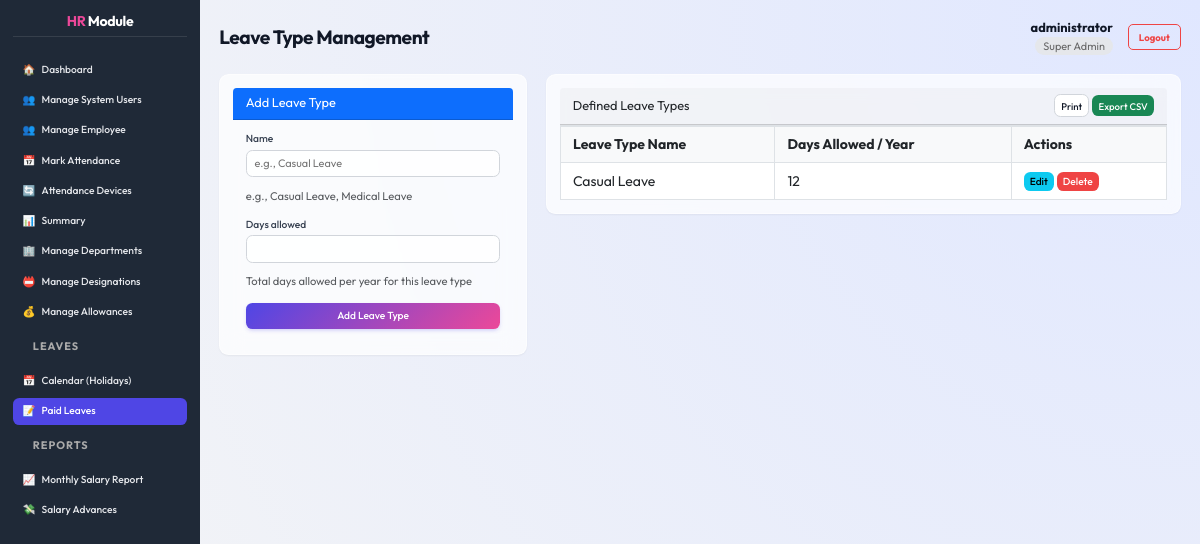
The app's page /leaves/list/ (signed in), older data.
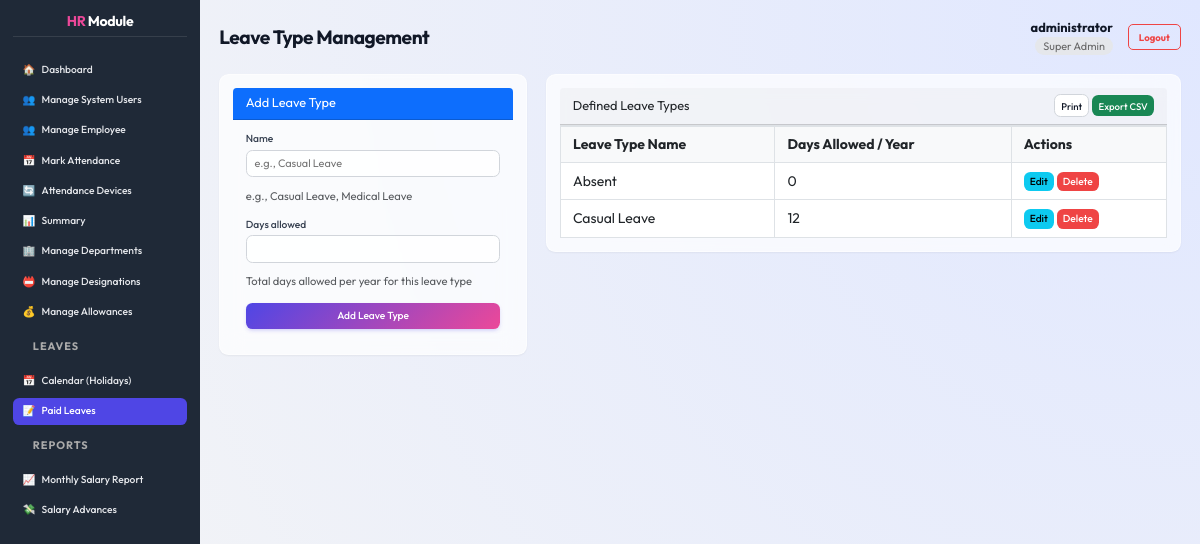
The same page, newer data.
### core/models.py (models this page shows, shortened)
class LeaveType(models.Model):
    name = models.CharField(max_length=100, unique=True, help_text="e.g., Casual Leave, Medical Leave")
    days_allowed = models.PositiveIntegerField(help_text="Total days allowed per year for this leave type")

### core/views.py (the view)
# urls.py: path('leaves/list/', views.leave_list, name='leave_list'),
@hr_required
def leave_list(request):
    leave_types = LeaveType.objects.all().order_by('name')
    if request.method == 'POST':
        form = LeaveTypeForm(request.POST)
        if form.is_valid():
            form.save()
            messages.success(request, "Leave Type added successfully")
            return redirect('leave_list')
    else:
        form = LeaveTypeForm()
    context = {
        'leave_types': leave_types,
        'form': form,
    }
    return render(request, 'core/leave_list.html', context)

### core/forms.py
class LeaveTypeForm(forms.ModelForm):
    class Meta:
        model = LeaveType
        fields = ['name', 'days_allowed']
        widgets = {
             'name': forms.TextInput(attrs={'placeholder': 'e.g., Casual Leave'}),
             'days_allowed': forms.NumberInput(attrs={'min': 0}),
        }

### core/templates/core/leave_list.html (shortened to what this page needs)
{% extends 'core/dashboard_base.html' %}
{% block page_title %}Leave Type Management{% endblock %}
{% block dashboard_content %}
<div class="row">
    <div class="col-md-4">
        <div class="card">
            <div class="card-header bg-primary text-white">Add Leave Type</div>
            <div class="card-body">
                <form method="post">
                    {% for field in form %}
                    <div class="form-group mb-3">
                        <label>{{ field.label }}</label>
                        {{ field }}
                        {% if field.help_text %}
                        <small class="form-text text-muted">{{ field.help_text }}</small>
                        {% endif %}
                    </div>
                    {% endfor %}
                    <button type="submit" class="btn btn-primary btn-block w-100">Add Leave Type</button>
                </form>
            </div>
        </div>
    </div>
    <div class="col-md-8">
        <div class="card">
            <div class="card-header d-flex justify-content-between align-items-center">
                <span>Defined Leave Types</span>
                <div>
                    <button type="button" class="btn btn-secondary btn-sm mr-2" onclick="window.print()">Print</button>
                    <a href="{% url 'export_leaves_csv' %}" class="btn btn-success btn-sm">Export CSV</a>
                </div>
            </div>
            <div class="card-body p-0">
                <div class="spreadsheet-container">
                    <table class="table table-bordered table-hover spreadsheet-table">
                        <thead>
                            <tr>
                                <th>Leave Type Name</th>
                                <th>Days Allowed / Year</th>
                                <th>Actions</th>
                            </tr>
                        </thead>
                        <tbody>
                            {% for type in leave_types %}
                            <tr>
                                <td>{{ type.name }}</td>
                                <td>{{ type.days_allowed }}</td>
                                <td>
                                    <a href="{% url 'leave_type_edit' type.id %}" class="btn btn-sm btn-info"
                                        style="padding: 2px 6px; font-size: 0.8rem;">Edit</a>
                                    <a href="{% url 'leave_type_delete' type.id %}" class="btn btn-sm btn-danger"
                                        style="padding: 2px 6px; font-size: 0.8rem;">Delete</a>
                                </td>
                            </tr>
                            {% empty %}
                            <tr>
                                <td colspan="2" class="text-center p-3">No leave types defined. Add one using the form.
                                </td>
                            </tr>
                            {% endfor %}
                        </tbody>
                    </table>
                </div>
            </div>
        </div>
    </div>
</div>
{% endblock %}

Row changes from the older to the newer data that the page shows:
added LeaveType: name "Absent", days_allowed "0"
